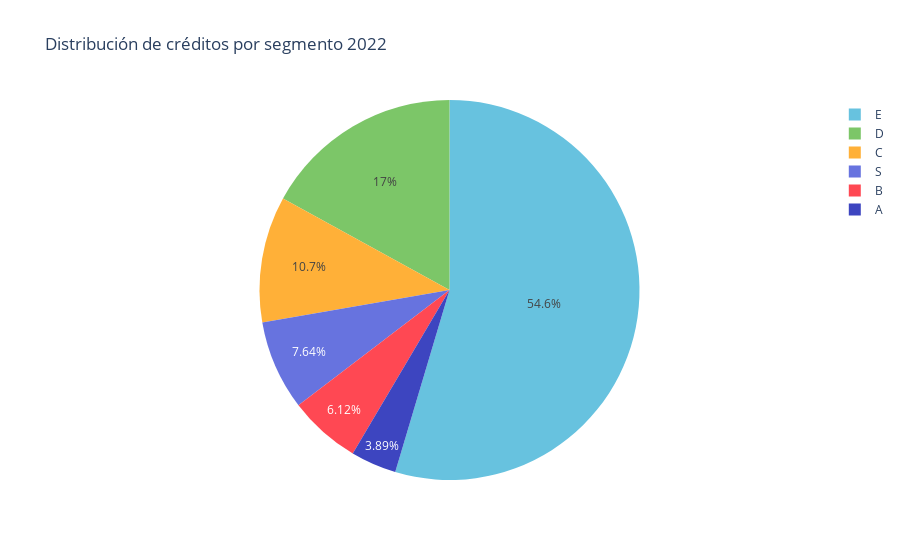

Notebook code for this chart:
### Code cell
colores = ['#3d45c0','#ff4853','#ffb038','#7cc668','#67c2df','#6773df']
porcentajes = creditos_segmentos_2022_pachuca['Porcentaje']
labels = creditos_segmentos_2022_pachuca['Segmento']

fig = go.Figure(data=[go.Pie(labels=labels, values=porcentajes, marker=dict(colors=colores))])
fig.update_traces(textinfo='percent', textposition='inside')
fig.update_layout(
    title='Distribución de créditos por segmento 2022', # Agregar título
    #showlegend=False  # Ocultar leyenda
)

# Exportar gráfica como archivo HTML
def guardar_grafico_como_html(fig, nombre_archivo, carpeta='graficas'):
    # Crear la carpeta si no existe
    if not os.path.exists(carpeta):
        os.makedirs(carpeta)
    
    # Gráfica como archivo HTML en la carpeta especificada
    pio.write_html(fig, f'{carpeta}/{nombre_archivo}.html')

guardar_grafico_como_html(fig, 'g_pie_discreditossegmento_2022_pachuca', carpeta='graficas')

fig.show()

### Figure 1 — Plotly figure (JSON) as saved in the notebook; plotly's stock layout.template omitted (floating-point values rounded to 4 significant figures)
{"data": [{"labels": ["A", "B", "C", "D", "E", "S"], "marker": {"colors": ["#3d45c0", "#ff4853", "#ffb038", "#7cc668", "#67c2df", "#6773df"]}, "textinfo": "percent", "textposition": "inside", "type": "pie", "values": [3.89, 6.124, 10.73, 17.0, 54.61, 7.637]}], "layout": {"title": {"text": "Distribución de créditos por segmento 2022"}}}
